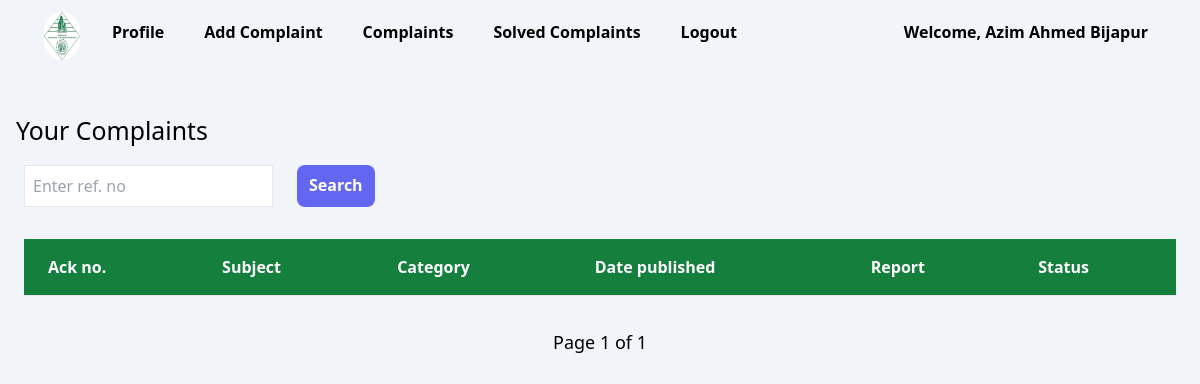
The page /view/MySolvedComplaints (signed in) on the database as committed earlier.
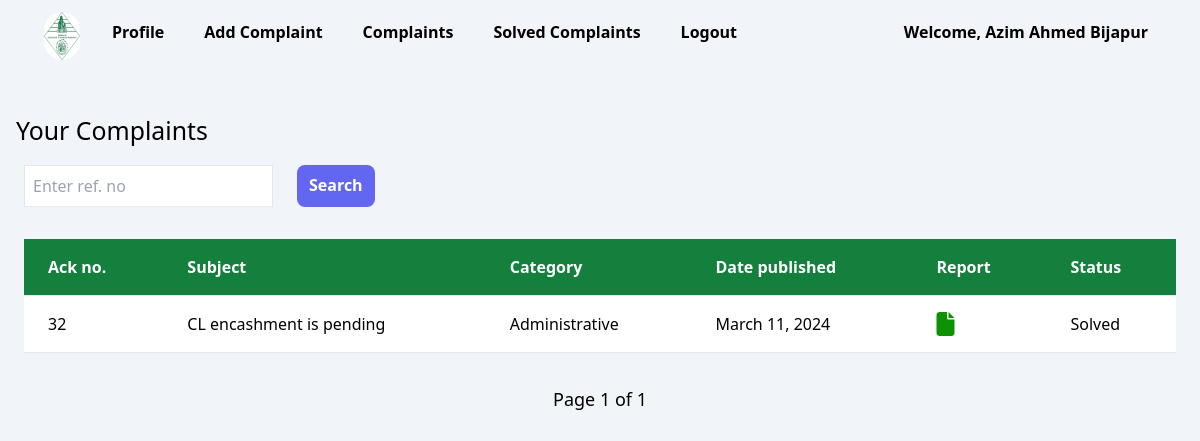
The same page on the database as committed later.
### grievances/models.py (models this page shows, shortened)
class Complaint(models.Model):
    user = models.ForeignKey(CustomUser, on_delete=models.SET_NULL, null=True)
    category = models.CharField(max_length=100)
    subject = models.CharField(max_length=300)
    description = models.TextField()
    date = models.DateField(null=True, blank=True)
    documents = models.FileField(upload_to=document_upload_to, blank=True, null=True)
    status = models.CharField(max_length=100,default="Unsolved",choices=[('Solved','Solved'),('Unsolved','Unsolved'),('In-Progress','In-Progress'),('Rejected','Rejected')])
    report = models.FileField(upload_to=report_upload_to,null=True,blank=True,)
    escalatetoHo = models.CharField(max_length=100,default="No",choices=[('Yes','Yes'),('No','No')])
    severity = models.CharField(max_length=100,blank=True,null=True,default='4')
    due_date = models.DateField(null=True,blank=True)

### faculty/views.py (the view, shortened to what this page needs)
# urls.py: path("view/MySolvedComplaints",views.viewMySolvedComplaints,name="view/MySolvedComplaints"),
@login_required(login_url='login')
@cache_control(no_cache=True, must_revalidate=True, no_store=True)
@role_required(allowed_roles=['Faculty'])
def viewMySolvedComplaints(request):
    context = {}
    complaints = Complaint.objects.filter(user=request.user, status="Solved")
    items_per_page = 10  # Number of items to display per page
    page_number = request.GET.get('page')
    page_number = page_number if page_number else 1
    paginator = Paginator(complaints, items_per_page)
    try:
        page = paginator.page(page_number)
    except PageNotAnInteger:
        page = paginator.page(1)
    except EmptyPage:
        page = paginator.page(paginator.num_pages)
    context = {
        "complaints": page,  # Pass the current page to the template
    }
    return render(request, 'faculty/viewMySolvedComplaints.html', context)

### templates/faculty/viewMySolvedComplaints.html (shortened to what this page needs)
{% extends 'faculty/base.html'%}
{% load static %}
{% block body%}<div id="content-view-complaints" class="mt-6 " style="background-color: rgb(241 245 249);">
    <div>
        <h1>Your Complaints</h1>
    </div>
    <div class="ml-6">
        <form action="" method="POST">
            <div class="flex gap-6">
                <div class="rounded-lg">
                    <input type="text" placeholder="Enter ref. no" class="p-2 border " id="ref" name="ref" required
                        pattern="\d+" oninvalid="setCustomValidity('Please enter only numeric values.')">
                </div>
                <div class="bg-indigo-500 font-bold rounded-lg">
                    <input type="submit" class="px-3 py-2 text-white" value="Search">
                </div>
            </div>
        </form>
    </div>
    <div class="overflow-x-auto lg:overflow-hidden">
        <div class="flex flex-col">
            <div class="sm:-mx-6 lg:-mx-8">
                <div class=" inline-block min-w-full py-2 sm:px-6 lg:px-8">
                    <div class="overflow-hidden p-6">
                        <table class=" min-w-full text-left text-md font-light bg-white">
                            <thead class="border-b font-medium dark:border-neutral-500 bg-green-700 text-white">
                                <tr>
                                    <th scope="col" class="px-6 py-4">Ack no.</th>
                                    <th scope="col" class="px-6 py-4">Subject</th>
                                    <th scope="col" class="px-6 py-4">Category</th>
                                    <th scope="col" class="px-6 py-4">Date published</th>
                                    <th scope="col" class="px-6 py-4">Report</th>
                                    <th scope="col" class="px-6 py-4">Status</th>
                                </tr>
                            </thead>
                            <tbody>
                                {% for complaint in complaints%}
                                {% if complaint.status == "Solved" %}
                                <tr class="border-b dark:border-neutral-500">
                                    <td class="whitespace-nowrap px-6 py-4">{{ complaint.id}}</td>
                                    <td class="whitespace-nowrap px-6 py-4">{{ complaint.subject}}</td>
                                    <td class="whitespace-nowrap px-6 py-4">{{ complaint.category}}</td>
                                    <td class="whitespace-nowrap px-6 py-4">{{ complaint.date}}</td>
                                    <td class="whitespace-nowrap px-6 py-4">
                                        {% if complaint.report %}
                                        <a href="{{complaint.report.name}}"><i class="fa-solid fa-file fa-beat fa-xl"
                                                style="color: #0c9202;"></i>
                                        </a>
                                        {% else %}
                                        ---
                                        {% endif %}
                                    </td>
                                    <td class="whitespace-nowrap px-6 py-4">{{ complaint.status}}</td>
                                </tr>
                                {% endif %}
                                {% endfor %}
                            </tbody>
                        </table>
                    </div>
                </div>
            </div>
        </div>
    </div>
    <div class="pagination text-center">
        <span class="step-links flex items-center justify-center gap-10">
            <span class="current-page text-lg">
                Page {{ complaints.number }} of {{ complaints.paginator.num_pages }}
            </span>
        </span>
    </div>
</div>
{% endblock%}

Rows that differ between the two databases and show on the page:
added Complaint: id "32", subject "CL encashment is pending", category "Administrative", date "March 11, 2024", status "Solved"
